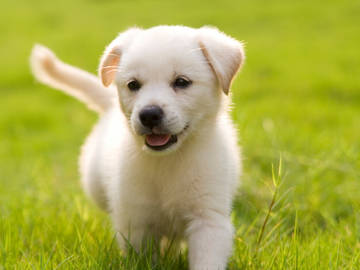
#> input picture images/puppy.jpg, 360 x 270 px
$ python 06_cropping.py   (Python 2 division)
#> lines starting #> are read from the running program, lines starting #| are printed output that depends on the picture
import cv2

image = cv2.imread("../images/puppy.jpg")
#> image is the input picture: shape (270, 360, 3); mean B, G, R 75.2, 171.8, 169.9

# crop a region starting from the 50th row and 100th column to
# the 150th row and 250th column (end-exclusive)
region = image[50:150, 100:250]
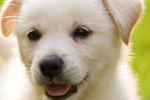
#> region: shape (100, 150, 3); mean B, G, R 139.7, 171, 183.6

# extract the width and height of the image
(height, width) = image.shape[:2]
#> height = 270; width = 360

# get 4 corners of the image
top_left  = image[:height/2, :width/2]
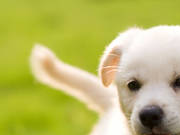
#> top_left: shape (135, 180, 3); mean B, G, R 101, 186.3, 187
top_right = image[:height/2, width/2:]
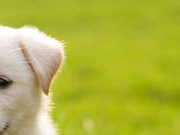
#> top_right: shape (135, 180, 3); mean B, G, R 64.6, 179.8, 175
bottom_left  = image[height/2:, :width/2]
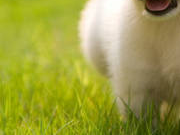
#> bottom_left: shape (135, 180, 3); mean B, G, R 66, 157.5, 157.2
bottom_right = image[height/2:, width/2:]
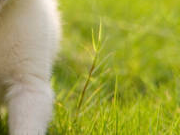
#> bottom_right: shape (135, 180, 3); mean B, G, R 69.3, 163.5, 160.5

# if you're running on the online VM, run this:
cv2.imwrite("puppy_small_region.jpg", region)
cv2.imwrite("puppy_top_left.jpg",  top_left)
cv2.imwrite("puppy_top_right.jpg", top_right)
cv2.imwrite("puppy_bottom_left.jpg",  bottom_left)
cv2.imwrite("puppy_bottom_right.jpg", bottom_right)

# [8 lines of commented-out code are left out]

$ run again, with images/coins.png saved as images/puppy.jpg
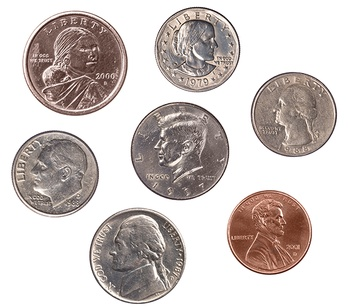
#> input picture images/coins.png, 350 x 308 px
#> image is the input picture: shape (308, 350, 3); mean B, G, R 195.1, 198.1, 206.3
#> `bottom_left  = image[height/2:, :width/2]`:
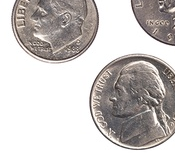
#> bottom_left: shape (154, 175, 3); mean B, G, R 192.2, 194, 198.6
#> `bottom_right = image[height/2:, width/2:]`:
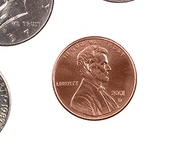
#> bottom_right: shape (154, 175, 3); mean B, G, R 204.3, 208.7, 221
